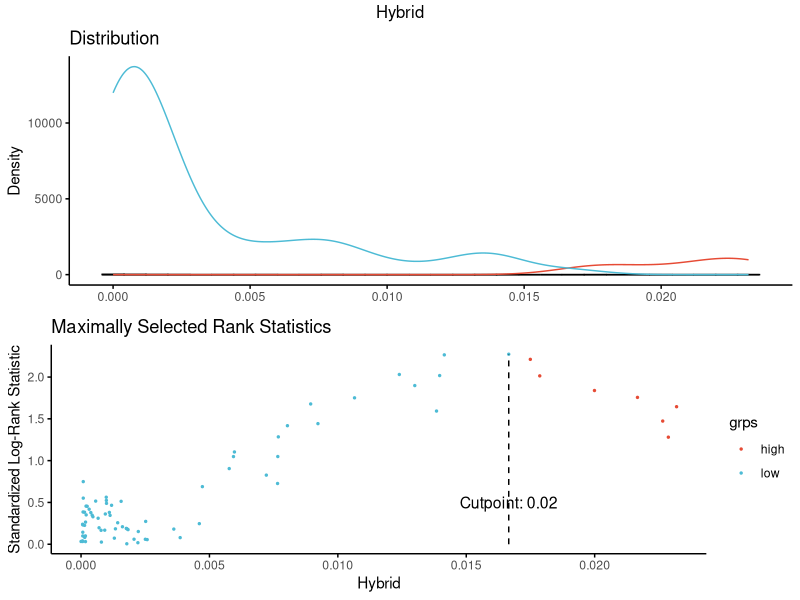
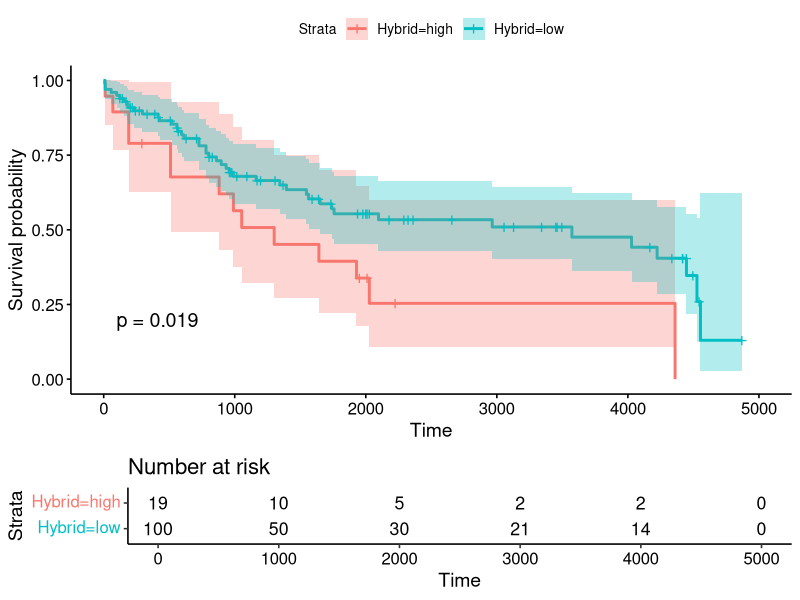

Reproduce these figures in R, in order.
library(survival)
library(maxstat)
library(survminer)
df <- read.csv("Hybrid Survival Curve.csv", sep=",", header=T)
df.cut <- surv_cutpoint(df, time = "Disease.Free.Survival.Days..Overall.", event = "Survival.Code", variables = "Hybrid",
              minprop = 0.1, progressbar = TRUE)
plot(df.cut, "Hybrid", palette = "npg")
df.cat <- surv_categorize(df.cut)
df.cat$Disease.Free.Survival.Days..Overall. <- as.numeric(df.cat$Disease.Free.Survival.Days..Overall.)
fit <- survfit(Surv(Disease.Free.Survival.Days..Overall.,Survival.Code) ~Hybrid, data = df.cat)
ggsurvplot(fit, data = df.cat, risk.table = TRUE, conf.int = TRUE,pval = T)

